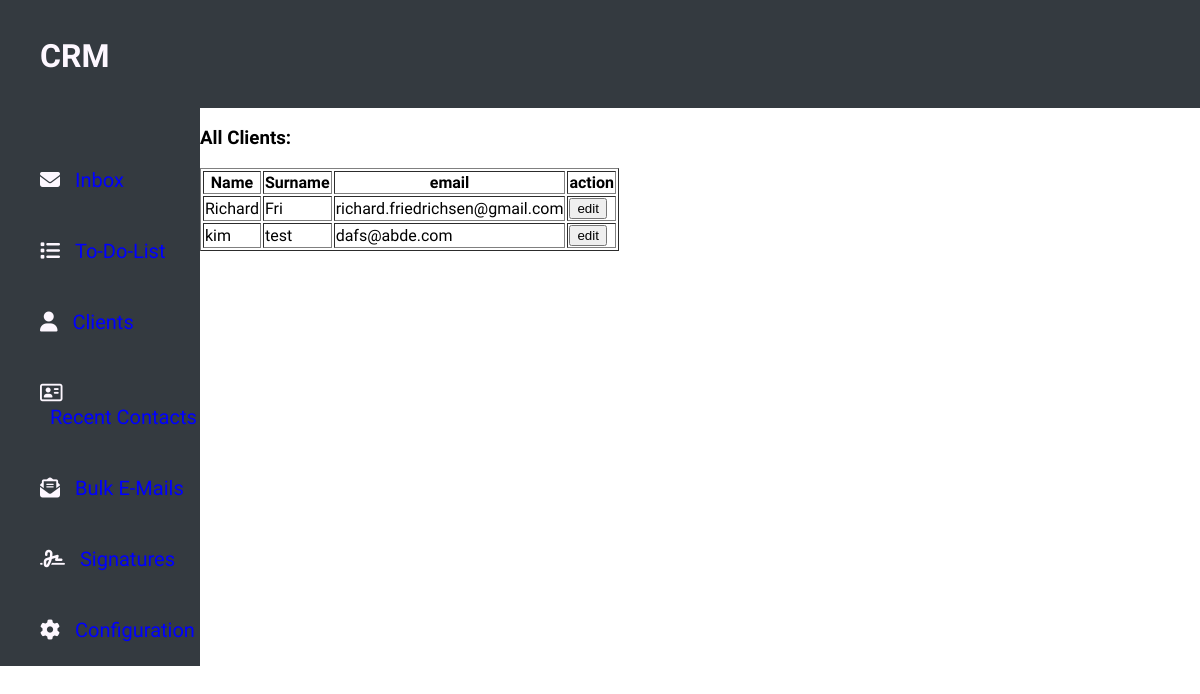
The page /clients/read_clients/ on the database as committed earlier.
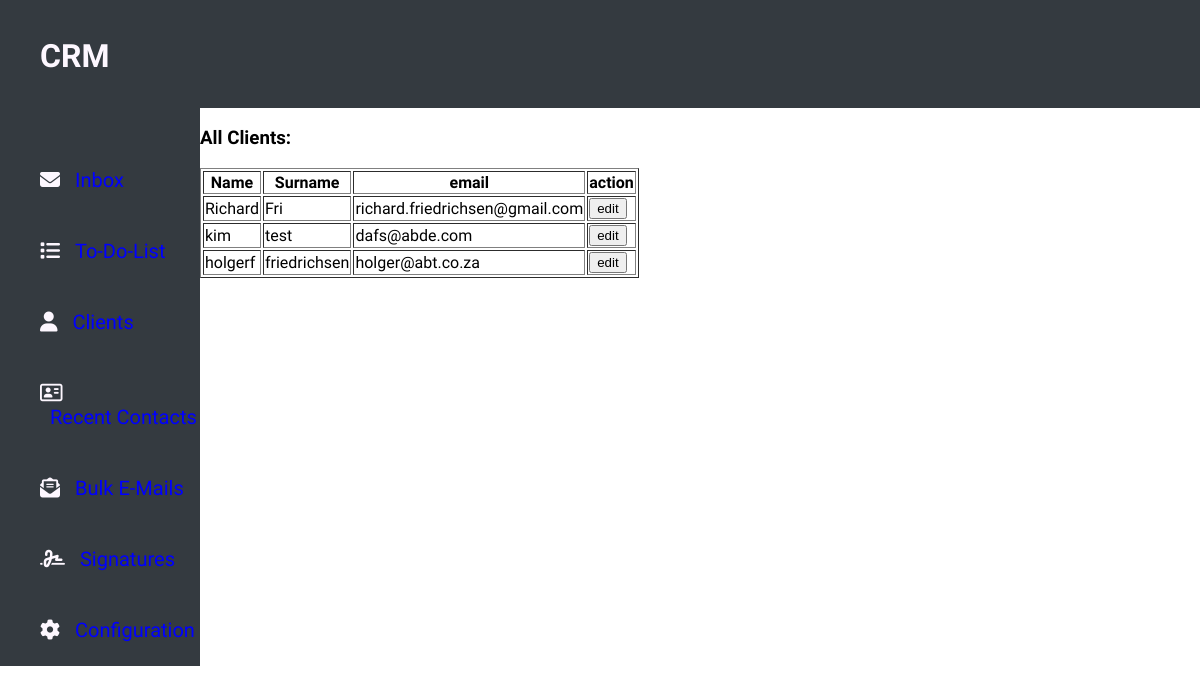
The same page on the database as committed later.
### C_Client/models.py (models this page shows, shortened)
class Client(models.Model):
    name = models.CharField(max_length=50)
    surname = models.CharField(max_length=50)
    email = models.EmailField()
    phone = models.CharField(max_length=50)

### C_Client/views.py (the view)
# urls.py: path('read_clients/', views.read_clients, name="read_clients"),
def read_clients(request):
    all_clients = Client.objects.all()
    return render(request, "read_clients.html", {"all_clients": all_clients})

### templates/read_clients.html
{% extends 'main.html'%}
{% block content %}
    <h3 >All Clients:</h3>
    <table border="1">
        <tr>
            <th>Name</th>
            <th>Surname</th>
            <th>email</th>
            <th>action</th>
        </tr>
        {% for client in all_clients %}
        <tr>
            <td>{{ client.name }}</td>
            <td>{{ client.surname }}</td>
            <td>{{ client.email }}</td>
            <td><button>edit</button></td>
        </tr>
        {% endfor %}
    </table>
{% endblock %}

Rows that differ between the two databases and show on the page:
added Client: name "holgerf", surname "friedrichsen", email "holger@abt.co.za"
